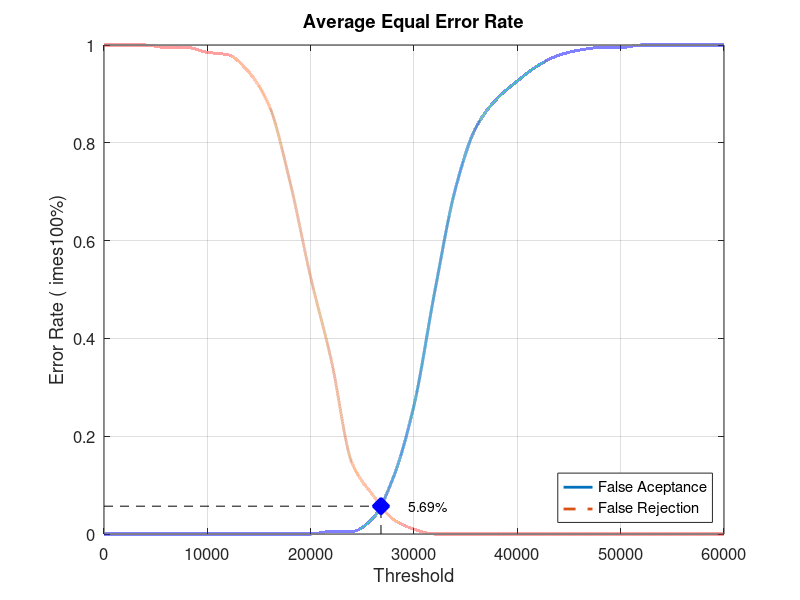
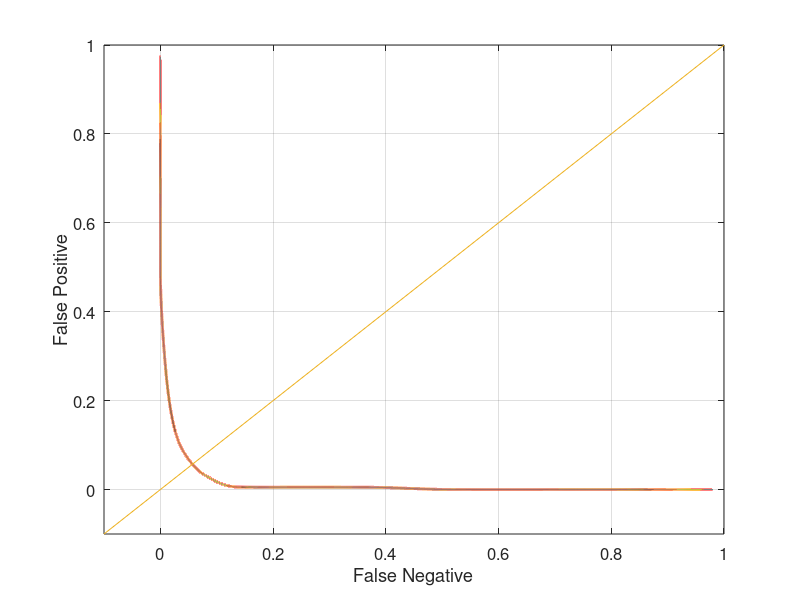

The MATLAB script that drew these images, in order:
close all;
clear;
clc;
x = 0:2000:60000;
xq = 0:0.5:60000;

y0 = [0 0 0 0 0 0 0 0 0 0 0 0.00526316 0.00526316 0.0315789 0.115789 0.263158 0.494737 0.705263 0.831579 0.889474 0.926316 0.957895 0.978947 0.989474 0.994737 0.994737 1 1 1 1 1]
yy0 = interp1(x, y0, xq, 'pchip');
y1 = [1 1 1 0.995 0.995 0.985 0.98 0.945 0.875 0.72 0.525 0.355 0.145 0.08 0.03 0.01 0 0 0 0 0 0 0 0 0 0 0 0 0 0 0]
yy1 = interp1(x, y1, xq, 'pchip');

% Calculating EER: 
y2 = abs(y0 - y1);
find(y2 == min(y2))
yy2 = abs(yy0 - yy1);
xEER = find(yy2 == min(yy2));
xEERIndex = xq(xEER) % X-axis EER
yEER = yy0(xEER) % Y-axis EER

main = figure
plot(xq, yy0,'-','LineWidth', 2);	hold on
plot(xq, yy1,'--','LineWidth', 2);	hold on
plot([xEERIndex xEERIndex], [0 yEER], 'k--');	hold on
plot([0 xEERIndex], [yEER yEER], 'k--');	hold on
plot(xEERIndex, yEER, 'bx', 'LineWidth', 10);	hold on
text(xEERIndex + 10 * xEERIndex / 100, yEER, [num2str(round((10000 * yEER)) / 100) '%'])
legend('False Aceptance', 'False Rejection', 'Location', 'SouthEast')
xlabel('Threshold')
ylabel('Error Rate (	imes100%)')
title('Average Equal Error Rate')
set(gca, 'FontSize', 12)
axis([0 60000 0 1])
grid on

print(main, 'Database5_1Main', '-dpng');
FNRxFPR = figure('Color', [1 1 1]);
plot(yy1, yy0, '-', yy1, yy0, 'LineWidth', 2);
hold on
y = -0.1:0.1:1
plot(y, y); 
set(gca, 'FontSize', 12)
xlabel('False Negative')
ylabel('False Positive')
axis([-0.1 1 -0.1 1])
set(gca, 'FontSize', 12)
grid on

print(FNRxFPR, 'Database5_1FNRxFPR','-dpng');
